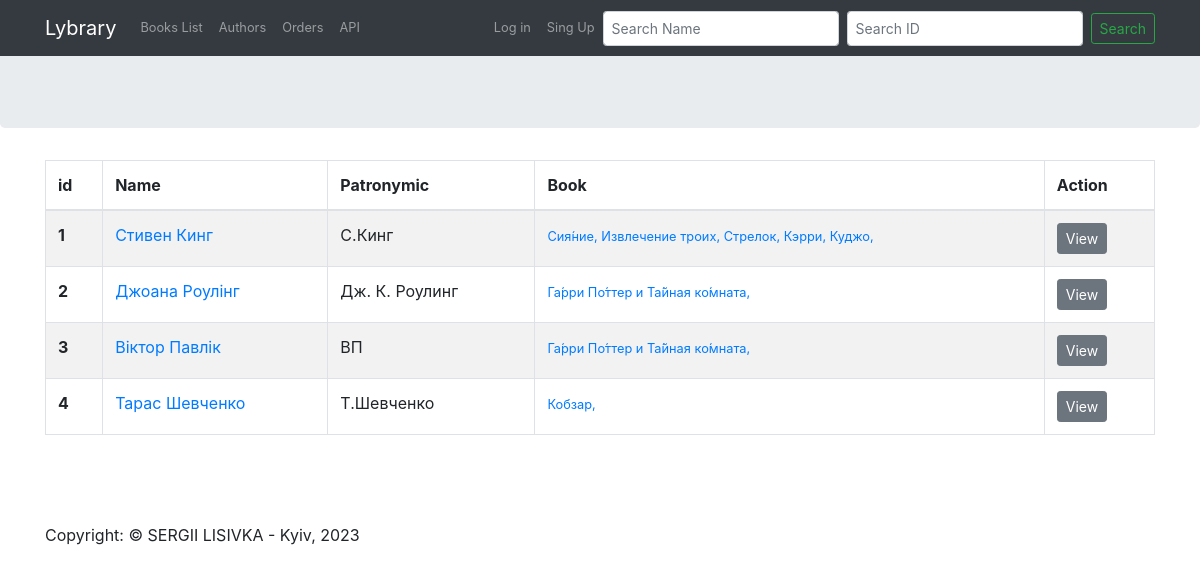
Page /author/ on the committed database.
### library/author/models.py (models this page shows, shortened)
class Author(models.Model):
    name = models.CharField(blank=True, max_length=20)
    surname = models.CharField(blank=True, max_length=20)
    patronymic = models.CharField(blank=True, max_length=20)
    books = models.ManyToManyField(book.models.Book, related_name='authors')
    id = models.AutoField(primary_key=True)

### library/book/models.py (models this page shows, shortened)
class Book(models.Model):
    name = models.CharField(blank=True, max_length=128)
    description = models.CharField(blank=True, max_length=5120)
    count = models.IntegerField(default=10)
    id = models.AutoField(primary_key=True)
    date_of_issue = models.DateField(default=None, null=True, blank=True)
    year = models.IntegerField(default=2000, blank=True)

### library/author/views.py (the view, shortened to what this page needs)
# urls.py: path('', views.author_list),
def author_list(request):
    context = {'authors': Author.objects.all(), "search_text": ""}
    return render(request, 'author/author_list.html', context)

### library/templates/author/author_list.html (shortened to what this page needs)
{% extends 'layout/base.html' %}
{% block content %}
{% include  'layout/button_new.html' %}
<div class="container">
    {% if not authors%}
    <div id="logo" class="jumbotron">
        <h3>No Authors</h3>
    </div>
    {% else %}
    <table class="table  table-striped table-bordered">
        <thead>
        <tr>
            <th scope="col">id</th>
            <th scope="col">Name</th>
            <th scope="col">Patronymic</th>
            <th scope="col">Book</th>
            <th scope="col">Action</th>
        </tr>
        </thead>
        <tbody>
          {% for author in authors %}
        <tr>
            <th scope="row">{{ author.id }}</th>
            <td>
                <a href="{% url 'author_item' author_id=author.id %}">{{author.name}} {{author.surname}}</a>
            </td>
            <td>{{author.patronymic}}</td>
            <td>
                {% for book in author.books.all %}
                <small><a href="{% url 'book_item' book.id %}"> {{ book.name }}, </a></small>
                {% endfor %}
            </td>
            <td>
                <a href="{% url 'author_item' author.id %}">
                    <button type="button" class=" btn btn-sm btn-secondary ">View</button>
                </a>
            </td>
        </tr>
        {% endfor %}
        {% endif %}
    </table>
    <br><br><br>
</div>
{% endblock %}

### rows in the picture
Author: id "1", name "Стивен", surname "Кинг", patronymic "С.Кинг"
Book: name "Сия́ние"
Book: name "Извлечение троих"
Book: name "Стрелок"
Book: name "Кэрри"
Book: name "Куджо"
Author: id "2", name "Джоана", surname "Роулінг", patronymic "Дж. К. Роулинг"
Book: name "Га́рри По́ттер и Та́йная ко́мната"
Author: id "3", name "Віктор", surname "Павлік", patronymic "ВП"
Author: id "4", name "Тарас", surname "Шевченко", patronymic "Т.Шевченко"
Book: name "Кобзар"
